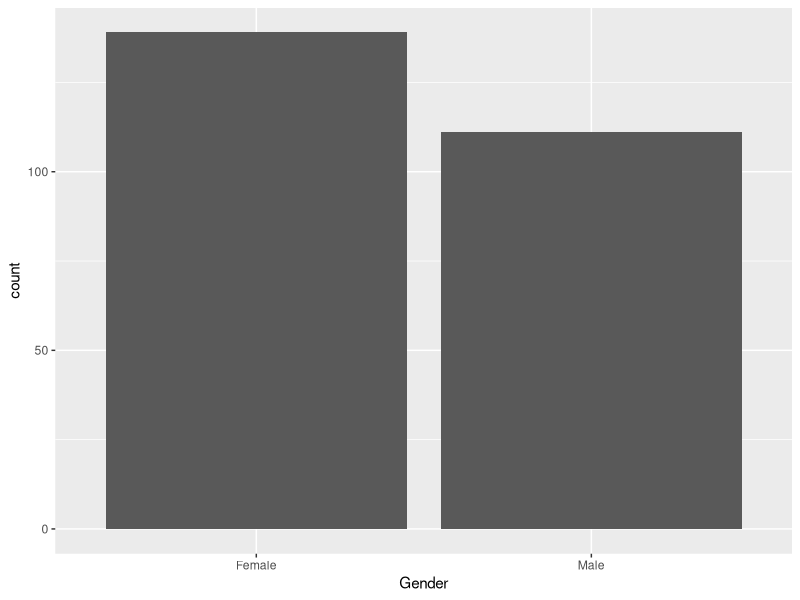
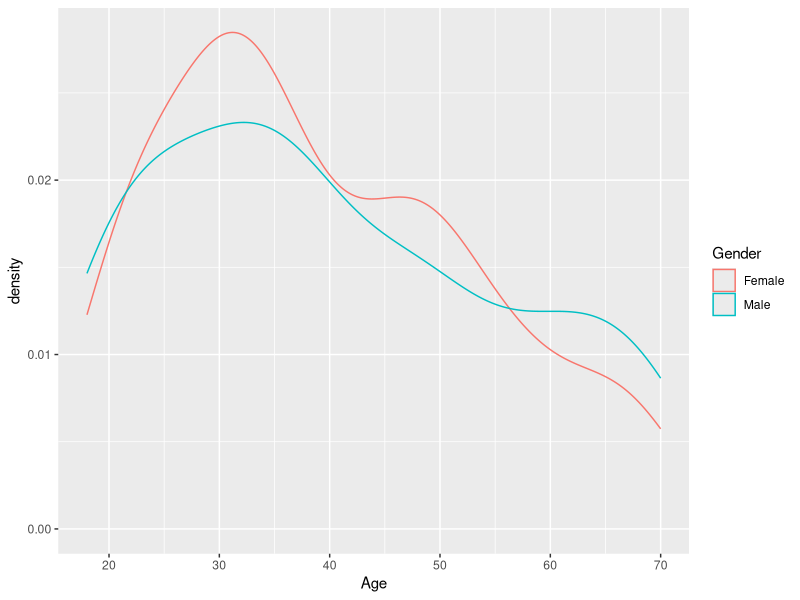
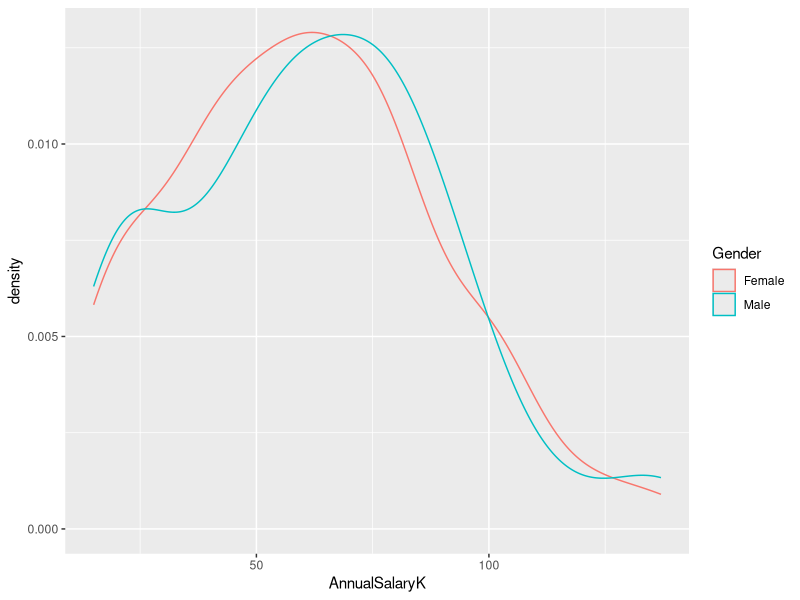
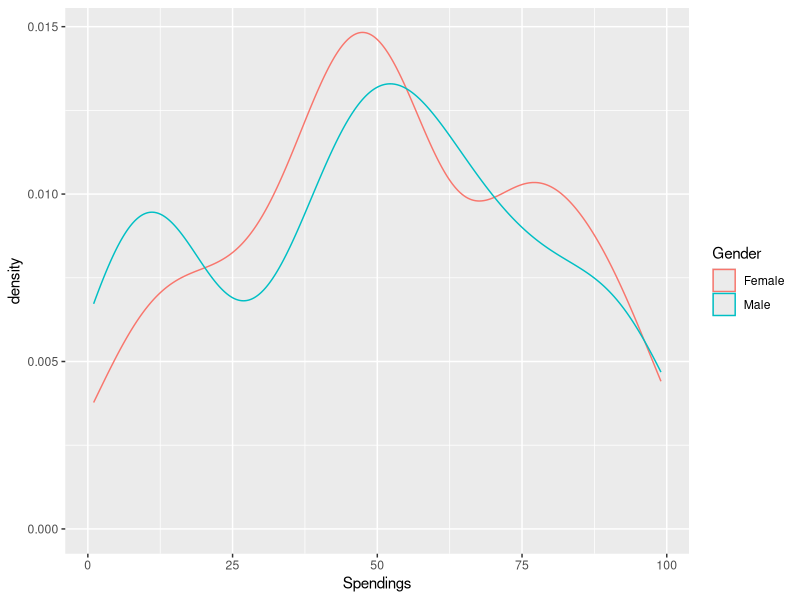
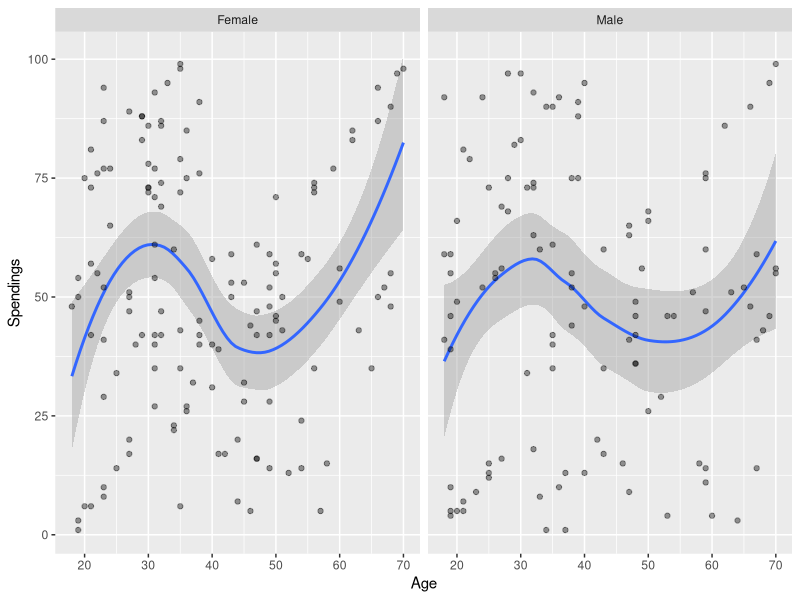
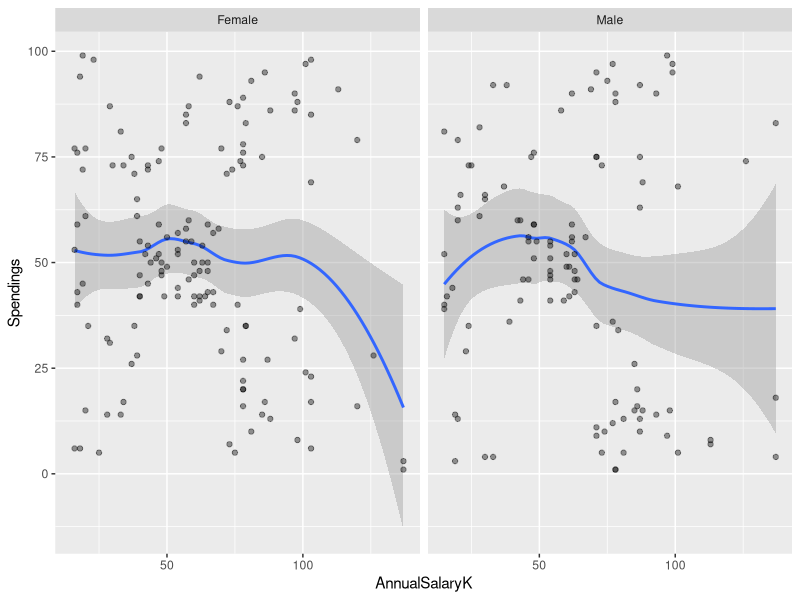
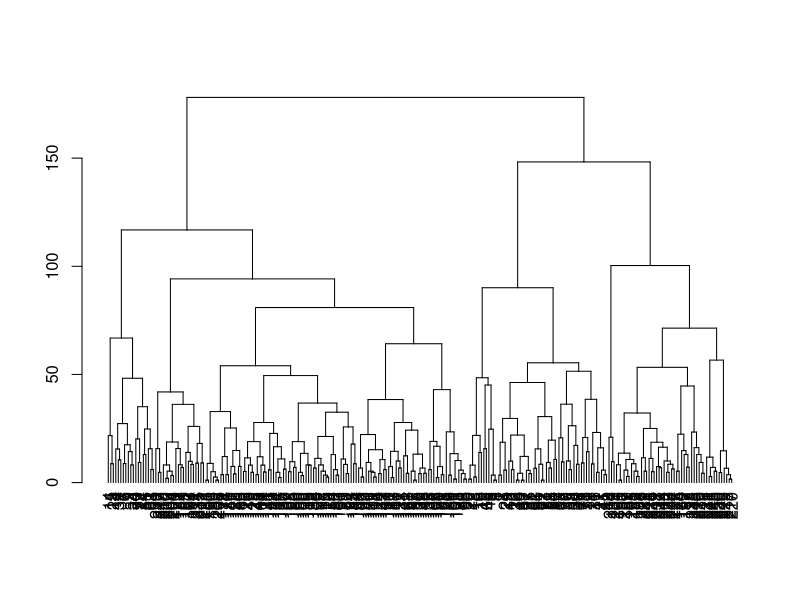
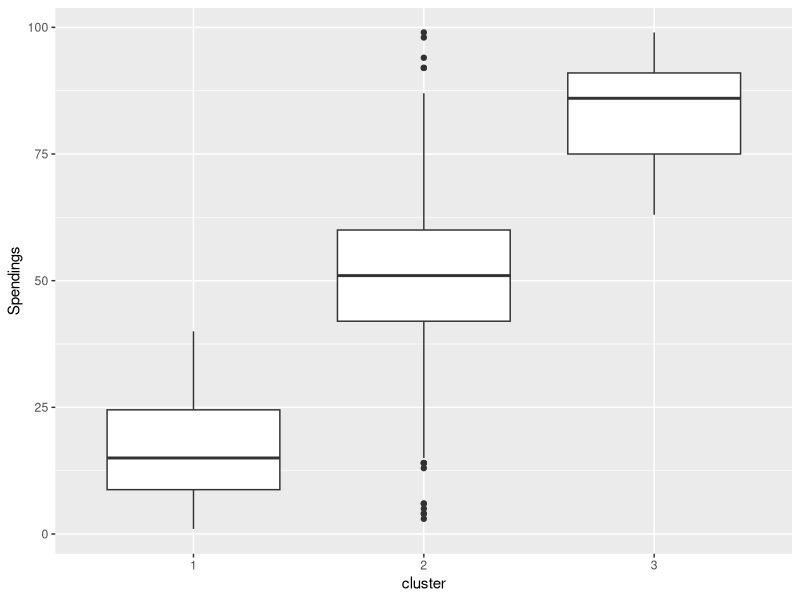

These figures' R source, in order:
## ---- chunk 1
library(tidyverse)
## ---- chunk 2
data <- read.csv("Customers.csv")
## ---- chunk 3
glimpse(data)
## ---- chunk 4
data <- data %>%
  rename(AnnualSalaryK = AnnualSalary.k.., Spendings = Spendings.1.100.)
## ---- chunk 5
data %>%
  select(Gender) %>%
  ggplot(mapping = aes(x = Gender)) +
    geom_bar()
## ---- chunk 6
prop.table(table(data$Gender))
## ---- chunk 7
data %>%
  ggplot(mapping = aes(x = Age,color = Gender)) +
    geom_density()
## ---- chunk 8
data %>%
  #filter(between(Age,20,40)) %>%
  ggplot(mapping = aes(x = AnnualSalaryK,color = Gender)) +
    geom_density()
## ---- chunk 9
data %>%
  ggplot(mapping = aes(x = Spendings,color = Gender)) +
    geom_density()
## ---- chunk 10
data %>%
  ggplot(mapping = aes(x = Age,y = Spendings)) +
    geom_smooth() +
    geom_point(alpha = 0.4) +
    facet_wrap(~Gender)
## ---- chunk 11
data %>%
  ggplot(mapping = aes(y = Spendings,x = AnnualSalaryK)) +
    geom_smooth() +
    geom_point(alpha = 0.4) +
    facet_wrap(~Gender)
## ---- chunk 12
d <- data %>%
  mutate(gender = as.numeric(Gender)) %>% 
  select(-CustomerID,-Gender) %>% 
  dist()
## ---- chunk 13
clusters <- hclust(d)
## ---- chunk 14
plot(as.dendrogram(clusters))
## ---- chunk 15
cutcluster <- cutree(clusters,3)
## ---- chunk 16
data %>% 
  mutate(cluster = as.factor(cutcluster)) %>% 
  ggplot(mapping = aes(x = cluster,y = Spendings)) +
    geom_boxplot()
## ---- chunk 17
data %>% 
  mutate(cluster = as.factor(cutcluster)) %>% 
  ggplot(mapping = aes(x = AnnualSalaryK,y = Spendings, color = cluster)) +
    geom_point()
